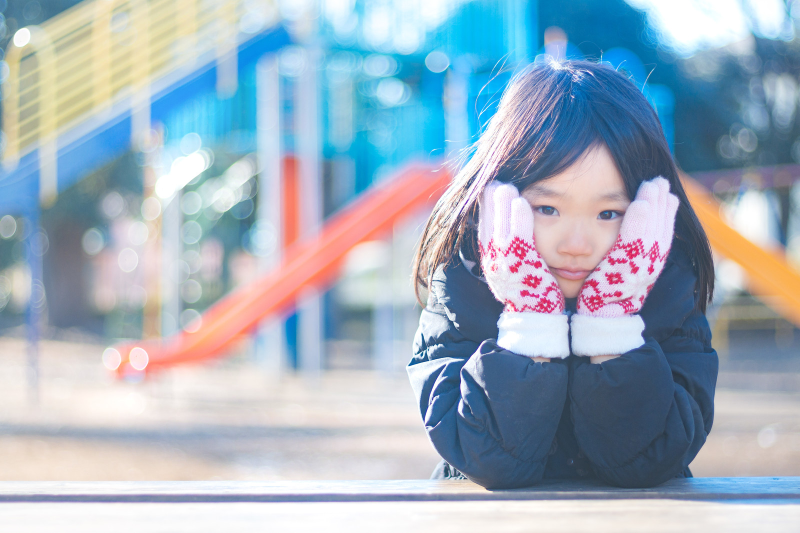
%> input picture anju.jpg, 1600 x 1066 px (shown at 1/2 size)
$ octave kadai2.m   (GNU Octave 9; MATLAB toolbox functions it lacks are replaced by stand-ins)
%> lines starting %> are read from the running program, lines starting %| are printed output that depends on the picture; in (x1, y1, x2, y2) boxes, pixels count from 0 and x2, y2 are one past the last pixel; in counts of white or black regions, pixels touching at a corner belong together; the program's own positions count from 1
% 奒挷悢偲媈帡椫妔
% 俀奒挷丆係奒挷丆俉奒挷偺夋憸傪惗惉偡傞丏

clear; % 曄悢偺僆乕儖僋儕傾

ORG=imread('anju.jpg'); % 尨夋憸偺擖椡
%> ORG is the input picture: size 1066x1600x3 uint8; mean R, G, B 160.3, 176.5, 190.6
ORG = rgb2gray(ORG); colormap(gray); colorbar;
%> after `ORG = rgb2gray(ORG)`:
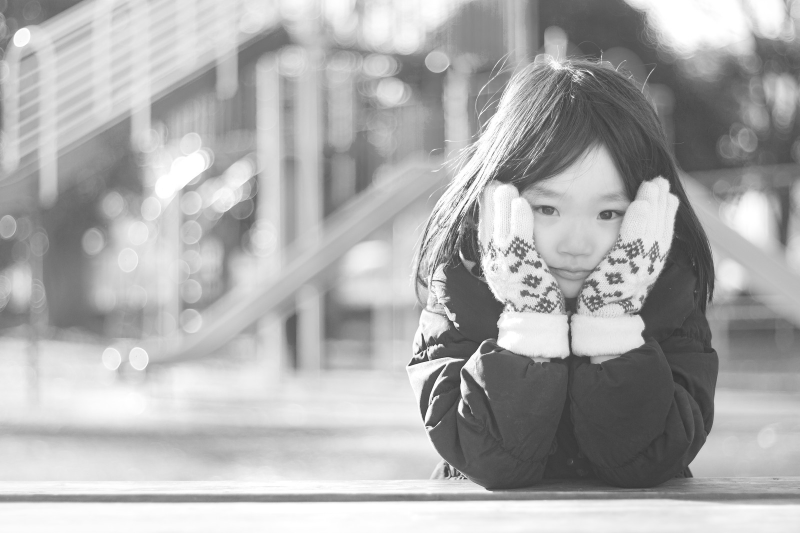
%> ORG: size 1066x1600 uint8 (shown at 1/2 size); min 40, max 255, mean 173.3
imagesc(ORG); axis image; % 夋憸偺昞帵
pause; % 堦帪掆巭

% 俀奒挷夋憸偺惗惉
IMG = ORG>128;
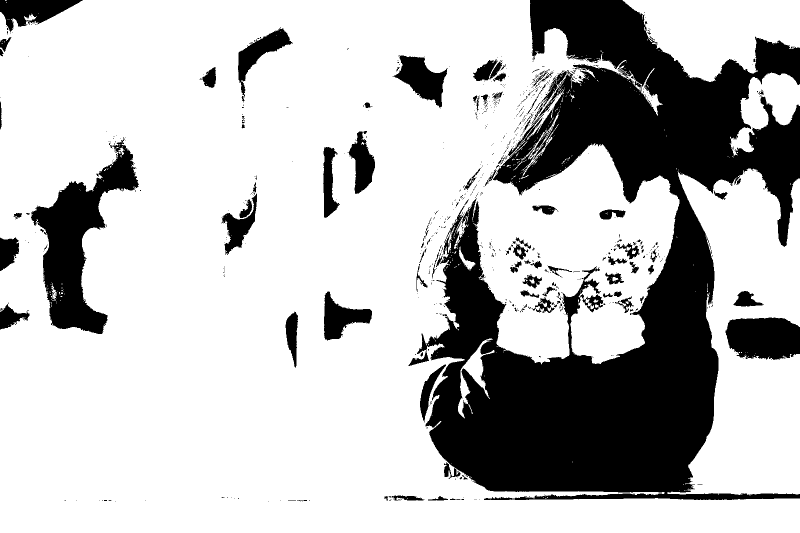
%> IMG: size 1066x1600 logical (shown at 1/2 size); 74.6% white; 781 black regions (674 under 20 px), largest, box (x1, y1, x2, y2) and area: (817, 0, 1600, 1000) 338848, (62, 274, 278, 668) 30279, (1451, 635, 1600, 720) 10663
imagesc(IMG); colormap(gray); colorbar;  axis image; % 夋憸偺昞帵
pause; % 堦帪掆巭

% 係奒挷夋憸偺惗惉
IMG0 = ORG>64;
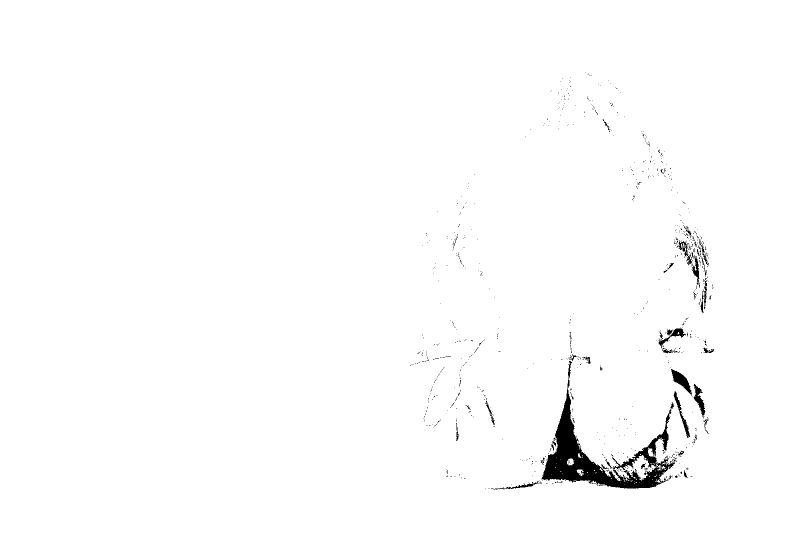
%> IMG0: size 1066x1600 logical (shown at 1/2 size); 98.7% white; 800 black regions (756 under 20 px), largest, box (x1, y1, x2, y2) and area: (1083, 722, 1350, 977) 14379, (1342, 738, 1384, 792) 808, (1387, 768, 1411, 837) 609
IMG1 = ORG>128;
IMG2 = ORG>192;
%> IMG2: size 1066x1600 logical; 46.3% white; 636 white regions (559 under 20 px), largest, box (x1, y1, x2, y2) and area: (0, 0, 1236, 990) 562257, (0, 999, 1600, 1066) 99683, (1252, 0, 1590, 118) 25875
IMG = IMG0 + IMG1 + IMG2;
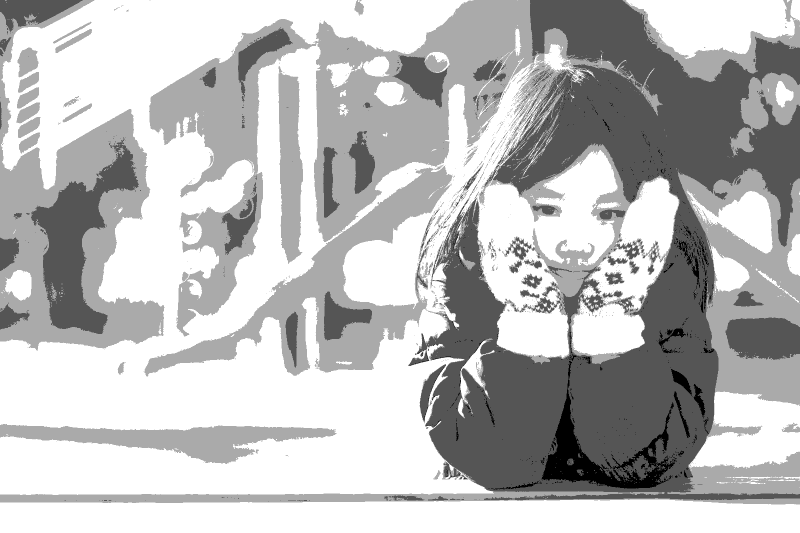
%> IMG: size 1066x1600 double (shown at 1/2 size); min 0, max 3, mean 2.2; drawn with min black and max white
imagesc(IMG); colormap(gray); colorbar;  axis image; % 夋憸偺昞帵
pause; % 堦帪掆巭

% 俉奒挷夋憸偺惗惉
IMG0 = ORG>32;
%> IMG0: size 1066x1600 logical; every value is 1
IMG1 = ORG>64;
IMG2 = ORG>96;
%> IMG2: size 1066x1600 logical; 84% white; 843 black regions (771 under 20 px), largest, box (x1, y1, x2, y2) and area: (851, 138, 1437, 982) 216554, (1078, 0, 1490, 347) 37235, (1513, 237, 1600, 330) 4451
IMG3 = ORG>128;
IMG4 = ORG>160;
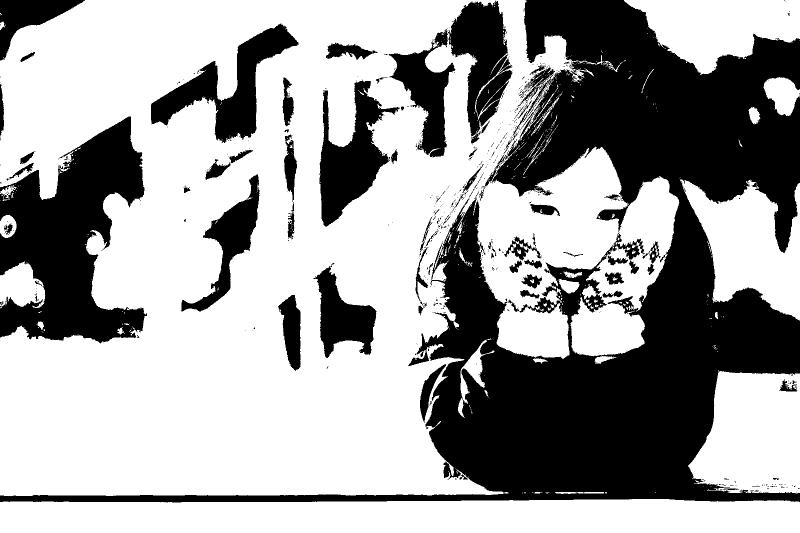
%> IMG4: size 1066x1600 logical (shown at 1/2 size); 63.1% white; 583 black regions (495 under 20 px), largest, box (x1, y1, x2, y2) and area: (0, 0, 1600, 1005) 424134, (0, 233, 294, 687) 73940, (302, 47, 598, 286) 21806
IMG5 = ORG>192;
IMG6 = ORG>224;
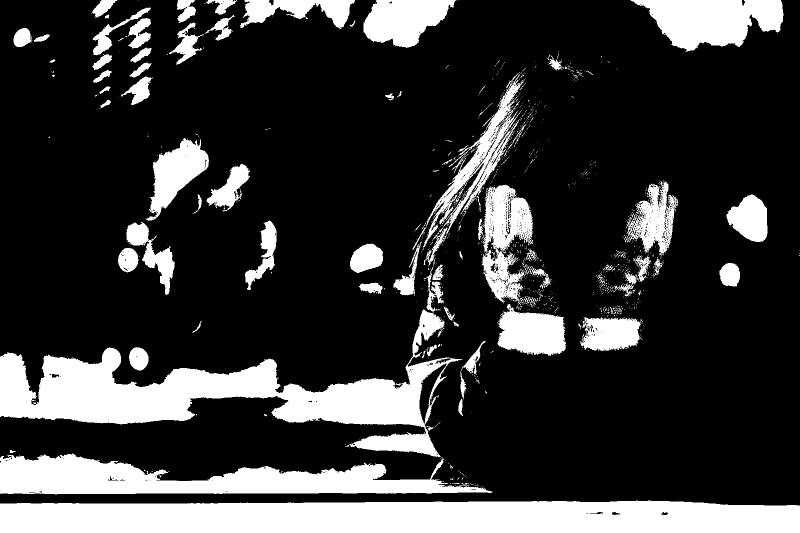
%> IMG6: size 1066x1600 logical (shown at 1/2 size); 21.9% white; 1113 white regions (1016 under 20 px), largest, box (x1, y1, x2, y2) and area: (0, 619, 985, 989) 126206, (0, 1001, 1600, 1066) 96824, (1261, 0, 1567, 103) 20409
IMG = IMG0 + IMG1 + IMG2 + IMG3 + IMG4 + IMG5 + IMG6;
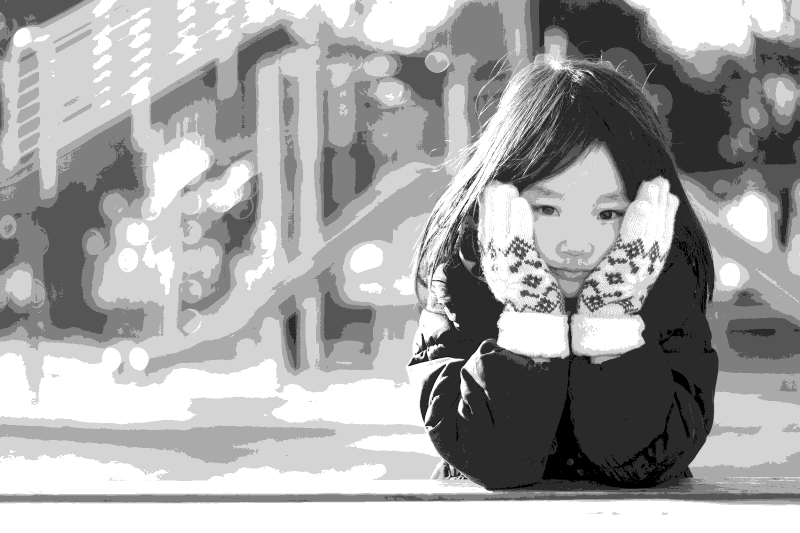
%> IMG: size 1066x1600 double (shown at 1/2 size); min 1, max 7, mean 4.89; drawn with min black and max white
imagesc(IMG); colormap(gray); colorbar;  axis image; % 夋憸偺昞帵
